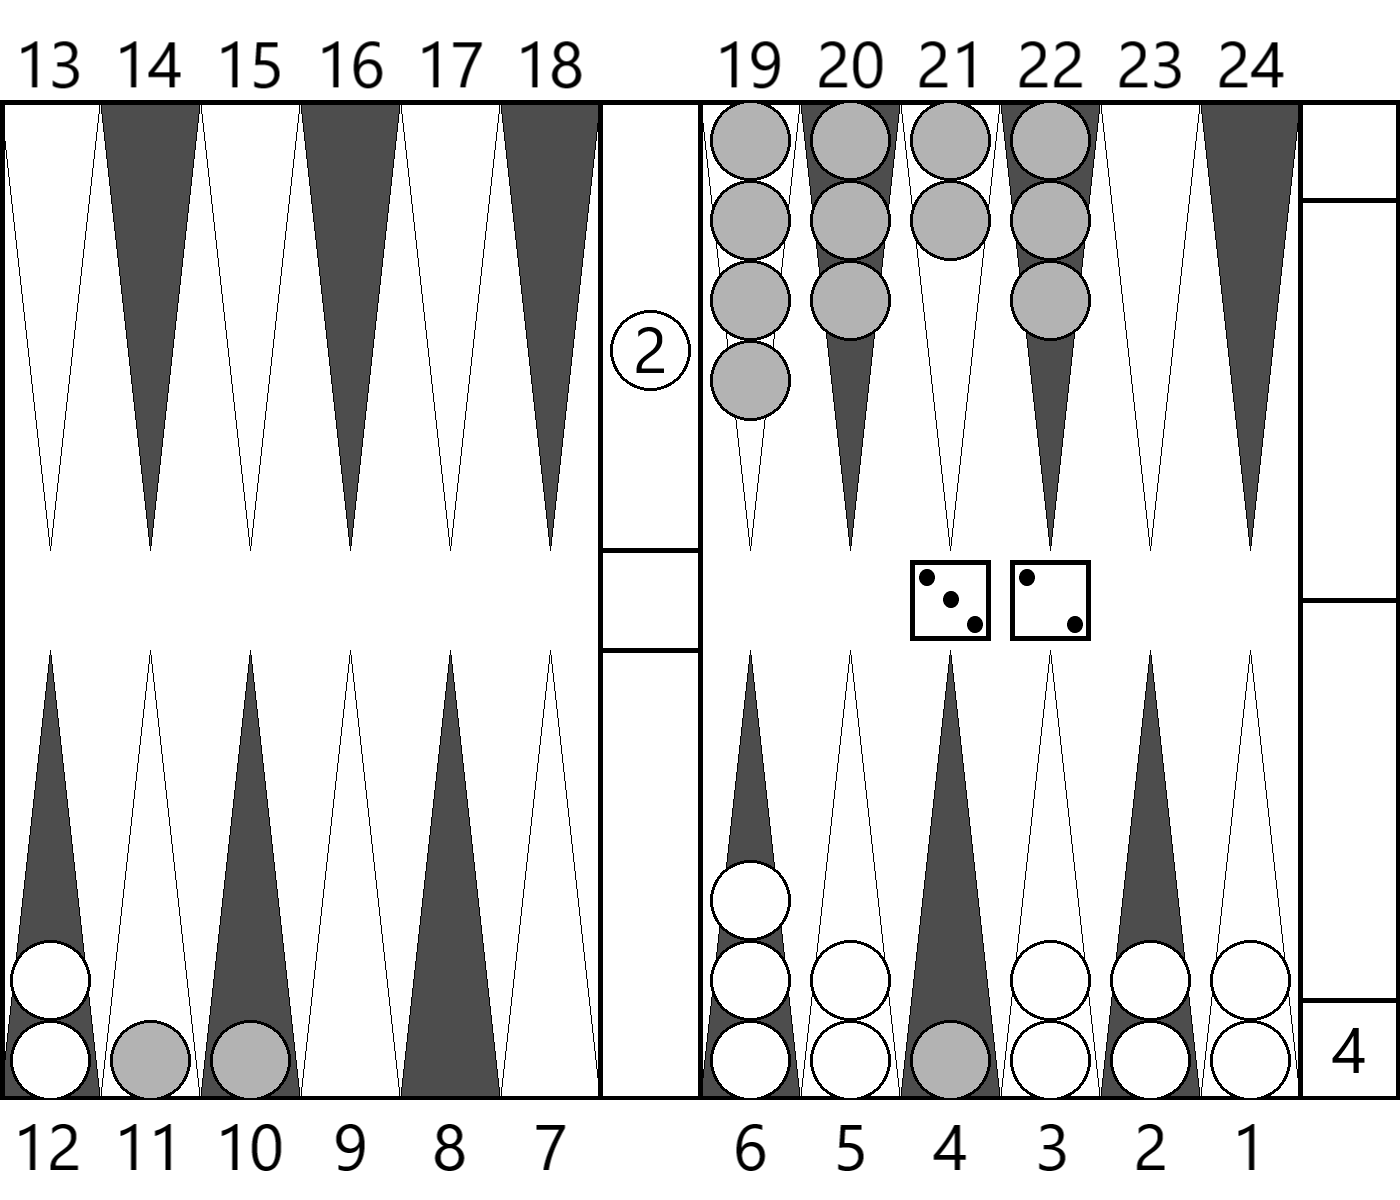

Source code (Python):
from PIL import Image,ImageDraw

import sys
import string

top_p = [chr(ord("a")+i) for i in range(16)]
bottom_p = [chr(ord("A")+i) for i in range(16)]
num_image = "number/"
WIDTH = 1400
HEIGHT = 1000
BLACK = (0, 0, 0)
CH_GRAY = (179, 179, 179)
WHITE = (255, 255, 255)
BOARD_GREY = (77, 77, 77)
RADIUS = 80
PNT_WIDTH = 100
MARGIN = (PNT_WIDTH -RADIUS) // 2

def draw_base(drawing):
  # each positions
  for i in range(6):
    if i % 2 == 0:
      drawing.polygon((i*PNT_WIDTH, 0, (i+1)*PNT_WIDTH - PNT_WIDTH//2, HEIGHT//2-PNT_WIDTH//2, (i+1)*PNT_WIDTH, 0), fill = WHITE, outline = BLACK)
      drawing.polygon((i*PNT_WIDTH + WIDTH//2, 0, (i+1)*PNT_WIDTH + WIDTH//2 - PNT_WIDTH//2, HEIGHT//2-PNT_WIDTH//2, (i+1)*PNT_WIDTH + WIDTH//2, 0), fill = WHITE, outline = BLACK)
      drawing.polygon(((i+1)*PNT_WIDTH, HEIGHT, (i+2)*PNT_WIDTH - 50, HEIGHT//2+PNT_WIDTH//2, (i+2)*PNT_WIDTH, HEIGHT), fill = WHITE, outline = BLACK)
      drawing.polygon(((i+1)*PNT_WIDTH + WIDTH//2, HEIGHT, (i+2)*PNT_WIDTH + WIDTH//2 - PNT_WIDTH//2, HEIGHT//2+PNT_WIDTH//2, (i+2)*PNT_WIDTH + 700, HEIGHT), fill = WHITE, outline = BLACK)
    else:
      drawing.polygon((i*PNT_WIDTH, 0, (i+1)*PNT_WIDTH - PNT_WIDTH//2, HEIGHT//2-PNT_WIDTH//2, (i+1)*PNT_WIDTH, 0), fill = BOARD_GREY, outline = BLACK)
      drawing.polygon((i*PNT_WIDTH + WIDTH//2, 0, (i+1)*PNT_WIDTH + WIDTH//2 - PNT_WIDTH//2, HEIGHT//2-PNT_WIDTH//2, (i+1)*PNT_WIDTH + WIDTH//2, 0), fill = BOARD_GREY, outline = BLACK)
      drawing.polygon(((i-1)*PNT_WIDTH, HEIGHT, i*PNT_WIDTH - PNT_WIDTH//2, HEIGHT//2+PNT_WIDTH//2, i*PNT_WIDTH, HEIGHT), fill = BOARD_GREY, outline = BLACK)
      drawing.polygon(((i-1)*PNT_WIDTH + WIDTH//2, HEIGHT, i*PNT_WIDTH + WIDTH//2 - PNT_WIDTH//2, HEIGHT//2+PNT_WIDTH//2, i*PNT_WIDTH + WIDTH//2, HEIGHT), fill = BOARD_GREY, outline = BLACK)

  # base rectangle
  drawing.rectangle((0, 0, WIDTH, HEIGHT), outline = BLACK, width = 5)

  # Goal line
  drawing.line((WIDTH - PNT_WIDTH, 0, WIDTH - PNT_WIDTH, HEIGHT), fill = BLACK, width = 5)

  # center lines
  drawing.line((WIDTH//2 - PNT_WIDTH, 0, WIDTH//2 - PNT_WIDTH, HEIGHT), fill = BLACK, width = 5)
  drawing.line((WIDTH//2, 0, WIDTH//2, HEIGHT), fill = BLACK, width = 5)

  # for cube area
  drawing.line((WIDTH - PNT_WIDTH, PNT_WIDTH, WIDTH, PNT_WIDTH), fill = BLACK, width = 5)
  drawing.line((WIDTH - PNT_WIDTH, HEIGHT-PNT_WIDTH, WIDTH, HEIGHT-PNT_WIDTH), fill = BLACK, width = 5)
  drawing.line((WIDTH - PNT_WIDTH, HEIGHT//2, WIDTH, HEIGHT//2), fill = BLACK, width = 5)

  # for center cube
  drawing.line((WIDTH//2-PNT_WIDTH, HEIGHT//2-PNT_WIDTH//2, WIDTH//2, HEIGHT//2-PNT_WIDTH//2), fill = BLACK, width = 5)
  drawing.line((WIDTH//2-PNT_WIDTH, HEIGHT//2+PNT_WIDTH//2, WIDTH//2, HEIGHT//2+PNT_WIDTH//2), fill = BLACK, width = 5)

  return drawing

def print_circle(pos, num, own, im, drawing):
  if pos == 0:
    drawing.ellipse((WIDTH//2-PNT_WIDTH+MARGIN, HEIGHT*3//4-PNT_WIDTH//2+MARGIN, WIDTH//2-MARGIN, HEIGHT*3//4+PNT_WIDTH//2-MARGIN), fill = CH_GRAY, outline = BLACK, width = 3)
    num_im = Image.open(num_image + str(num) + ".png")
    im.paste(num_im, (WIDTH//2-PNT_WIDTH+MARGIN, HEIGHT*3//4-PNT_WIDTH//2+MARGIN), mask = num_im)
  if 0 < pos and pos < 7:
    for i in range(num):
      if i > 4:
        num_im = Image.open(num_image + str(num) + ".png")
        im.paste(num_im, (WIDTH-PNT_WIDTH*(pos+1)+MARGIN, HEIGHT-RADIUS*5), mask = num_im)
        break
      if own == "b":
        drawing.ellipse((WIDTH-PNT_WIDTH*(pos+1)+MARGIN, HEIGHT-RADIUS*(i+1), WIDTH-PNT_WIDTH*pos-MARGIN, HEIGHT-RADIUS*i), fill = WHITE, outline = BLACK, width = 3)
      elif own == "t":
        drawing.ellipse((WIDTH-PNT_WIDTH*(pos+1)+MARGIN, HEIGHT-RADIUS*(i+1), WIDTH-PNT_WIDTH*pos-MARGIN, HEIGHT-RADIUS*i), fill = CH_GRAY, outline = BLACK, width = 3)
      else:
        print("Something wrong!")
        sys.exit()
  elif 7 <= pos and pos < 13:
    for i in range(num):
      if i > 4:
        num_im = Image.open(num_image + str(num) + ".png")
        im.paste(num_im, (WIDTH//2-(pos-5)*PNT_WIDTH+MARGIN, HEIGHT-RADIUS*5), mask = num_im)
        break
      if own == "b":
        drawing.ellipse((WIDTH//2-(pos-5)*PNT_WIDTH+MARGIN, HEIGHT-RADIUS*(i+1), WIDTH//2-(pos-6)*PNT_WIDTH-MARGIN, HEIGHT-RADIUS*i), fill = WHITE, outline = BLACK, width = 3)
      elif own == "t":
        drawing.ellipse((WIDTH//2-(pos-5)*PNT_WIDTH+MARGIN, HEIGHT-RADIUS*(i+1), WIDTH//2-(pos-6)*PNT_WIDTH-MARGIN, HEIGHT-RADIUS*i), fill = CH_GRAY, outline = BLACK, width = 3)
      else:
        print("Something wrong!")
        sys.exit()
  elif 13 <= pos and pos < 19:
    for i in range(num):
      if i > 4:
        num_im = Image.open(num_image + str(num) + ".png")
        im.paste(num_im, ((pos-13)*PNT_WIDTH+MARGIN, RADIUS*4), mask = num_im)
        break
      if own == "b":
        drawing.ellipse(((pos-13)*PNT_WIDTH+MARGIN, RADIUS*i, (pos-12)*PNT_WIDTH-MARGIN, RADIUS*(i+1)), fill = WHITE, outline = BLACK, width = 3)
      elif own == "t":
        drawing.ellipse(((pos-13)*PNT_WIDTH+MARGIN, RADIUS*i, (pos-12)*PNT_WIDTH-MARGIN, RADIUS*(i+1)), fill = CH_GRAY, outline = BLACK, width = 3)
      else:
        print("Something wrong!")
        sys.exit()
  elif 19 <= pos and pos < 25:
    for i in range(num):
      if i > 4:
        num_im = Image.open(num_image + str(num) + ".png")
        im.paste(num_im, (WIDTH//2+(pos-19)*PNT_WIDTH+MARGIN, RADIUS*4), mask = num_im)
        break
      if own == "b":
        drawing.ellipse((WIDTH//2+(pos-19)*PNT_WIDTH+MARGIN, RADIUS*i, WIDTH//2+(pos-18)*PNT_WIDTH-MARGIN, RADIUS*(i+1)), fill = WHITE, outline = BLACK, width = 3)
      elif own == "t":
        drawing.ellipse((WIDTH//2+(pos-19)*PNT_WIDTH+MARGIN, RADIUS*i, WIDTH//2+(pos-18)*PNT_WIDTH-MARGIN, RADIUS*(i+1)), fill = CH_GRAY, outline = BLACK, width = 3)
      else:
        print("Something wrong!")
        sys.exit()
  elif pos == 25:
    drawing.ellipse((WIDTH//2-PNT_WIDTH+MARGIN, HEIGHT//4-PNT_WIDTH//2+MARGIN, WIDTH//2-MARGIN, HEIGHT//4+PNT_WIDTH//2-MARGIN), fill = WHITE, outline = BLACK, width = 3)
    num_im = Image.open(num_image + str(num) + ".png")
    im.paste(num_im, (WIDTH//2-PNT_WIDTH+MARGIN, HEIGHT//4-PNT_WIDTH//2+MARGIN), mask = num_im)
  return drawing

def draw_pos(XGID, im, drawing):
  top_num = 15
  bottom_num = 15
  for i in range(26):
    if XGID[0][i] == "-":
      pass
    else:
      if XGID[0][i] in top_p:
        ch_num = top_p.index(XGID[0][i]) + 1
        top_num -= ch_num
        drawing = print_circle(i, ch_num, "t", im, drawing)
      elif XGID[0][i] in bottom_p:
        ch_num = bottom_p.index(XGID[0][i]) + 1
        bottom_num -= ch_num
        drawing = print_circle(i, ch_num, "b", im, drawing)
      else:
        print("Error at XGID positions.")
        sys.exit()
  if top_num < 0:
    print("Too small checkers for the top-player!")
  elif bottom_num < 0:
    print("Too small checkers for the bottom-player!")
  else:
    if top_num > 0:
      drawing.ellipse((WIDTH-PNT_WIDTH+MARGIN, HEIGHT//4, WIDTH-MARGIN, HEIGHT//4+RADIUS), fill = CH_GRAY, outline = BLACK, width = 3)
      num_im = Image.open(num_image + str(top_num) + ".png")
      im.paste(num_im, (WIDTH-PNT_WIDTH+MARGIN, HEIGHT//4), mask = num_im)
    if bottom_num > 0:
      drawing.ellipse((WIDTH-PNT_WIDTH+MARGIN, HEIGHT//2+PNT_WIDTH+RADIUS, WIDTH-MARGIN, HEIGHT//2+PNT_WIDTH+2*RADIUS), fill = WHITE, outline = BLACK, width = 3)
      num_im = Image.open(num_image + str(bottom_num) + ".png")
      im.paste(num_im, (WIDTH-PNT_WIDTH+MARGIN, HEIGHT//2+PNT_WIDTH+RADIUS), mask = num_im)
  return drawing

def draw_cube(XGID, im, drawing):
  if int(XGID[2]) == 0:
    num_im = Image.open(num_image + "64.png")
    num_im = num_im.rotate(90)
    im.paste(num_im, (WIDTH//2-PNT_WIDTH+MARGIN, HEIGHT//2-PNT_WIDTH//2+MARGIN), mask = num_im)
    return drawing
  elif int(XGID[2]) == 1:
    cube_num = 2**(int(XGID[1]))
    num_im = Image.open(num_image + str(cube_num) + ".png")
    im.paste(num_im, (WIDTH-PNT_WIDTH+MARGIN, HEIGHT-PNT_WIDTH+MARGIN), mask = num_im)
    return drawing
  elif int(XGID[2]) == -1:
    cube_num = 2**(int(XGID[1]))
    num_im = Image.open(num_image + str(cube_num) + ".png")
    num_im = num_im.rotate(180)
    im.paste(num_im, (WIDTH-PNT_WIDTH+MARGIN, MARGIN), mask = num_im)
    return drawing
  else:
    print("Doubling cube Error")
    sys.exit()

def draw_dice(XGID, im, drawing):
  if int(XGID[3]) == 1:
    if XGID[4] == "00":
      return drawing
    dice1 = XGID[4][0]
    dice2 = XGID[4][1]
    if not (0 < int(dice1) and int(dice1) < 7):
      print("Cube1 number Error")
      sys.exit()
    if not (0 < int(dice2) and int(dice2) < 7):
      print("Cube2 number Error")
      sys.exit()
    dice1_im = Image.open(num_image + "dice_" + dice1 + ".png")
    dice2_im = Image.open(num_image + "dice_" + dice2 + ".png")
    drawing.rectangle((WIDTH//2+2*PNT_WIDTH+MARGIN, HEIGHT//2-PNT_WIDTH//2+MARGIN, WIDTH//2+2*PNT_WIDTH+RADIUS+MARGIN, HEIGHT//2-PNT_WIDTH//2+RADIUS+MARGIN), outline = BLACK, width = 5)
    drawing.rectangle((WIDTH//2+3*PNT_WIDTH+MARGIN, HEIGHT//2-PNT_WIDTH//2+MARGIN, WIDTH//2+3*PNT_WIDTH+RADIUS+MARGIN, HEIGHT//2-PNT_WIDTH//2+RADIUS+MARGIN), outline = BLACK, width = 5)
    im.paste(dice1_im, (WIDTH//2+2*PNT_WIDTH+MARGIN, HEIGHT//2-PNT_WIDTH//2+MARGIN), mask = dice1_im)
    im.paste(dice2_im, (WIDTH//2+3*PNT_WIDTH+MARGIN, HEIGHT//2-PNT_WIDTH//2+MARGIN), mask = dice2_im)
    return drawing
  elif int(XGID[3]) == -1:
    if XGID[4] == "00":
      return drawing
    dice1 = XGID[4][0]
    dice2 = XGID[4][1]
    if not (0 < int(dice1) and int(dice1) < 7):
      print("Cube1 number Error")
      sys.exit()
    if not (0 < int(dice2) and int(dice2) < 7):
      print("Cube2 number Error")
      sys.exit()
    dice1_im = Image.open(num_image + "dice_" + dice1 + ".png")
    dice2_im = Image.open(num_image + "dice_" + dice2 + ".png")
    drawing.rectangle((2*PNT_WIDTH+MARGIN, HEIGHT//2-PNT_WIDTH//2+MARGIN, 2*PNT_WIDTH+RADIUS+MARGIN, HEIGHT//2-PNT_WIDTH//2+RADIUS+MARGIN), fill = CH_GRAY, outline = BLACK, width = 5)
    drawing.rectangle((3*PNT_WIDTH+MARGIN, HEIGHT//2-PNT_WIDTH//2+MARGIN, 3*PNT_WIDTH+RADIUS+MARGIN, HEIGHT//2-PNT_WIDTH//2+RADIUS+MARGIN), fill = CH_GRAY, outline = BLACK, width = 5)
    im.paste(dice1_im, (2*PNT_WIDTH+MARGIN, HEIGHT//2-PNT_WIDTH//2+MARGIN), mask = dice1_im)
    im.paste(dice2_im, (3*PNT_WIDTH+MARGIN, HEIGHT//2-PNT_WIDTH//2+MARGIN), mask = dice2_im)
    return drawing
  else:
    print("Turn Error")
    sys.exit()

im = Image.new('RGB',(WIDTH, HEIGHT), WHITE)
draw = ImageDraw.Draw(im)

args = sys.argv

if len(args) != 2:
  print("Must input XGID!")
  sys.exit()

XGID = args[1]

if XGID[0:5] == "XGID=":
  XGID = XGID[5:]

XGID = XGID.split(":")

# checking correct XGID
if len(XGID) != 10:
  print("Incorrect XGID!")
  sys.exit()

draw = draw_base(draw)
draw = draw_pos(XGID, im, draw)
draw = draw_cube(XGID, im, draw)
draw = draw_dice(XGID, im, draw)

im_base = Image.open(num_image + "pos.png")
im_base.paste(im, (0, PNT_WIDTH))

im_base.save("gammon.png", quality = 95)

you = int(XGID[5])
oppo = int(XGID[6])
craw = int(XGID[7])
length = int(XGID[8])
pnt_you = length - you
pnt_oppo = length - oppo

if pnt_you == 1 and not craw:
  craw = "Post Crawfold"
elif pnt_oppo == 1 and not craw:
  craw = "Post Crawfold"

if craw:
  craw = "Crawfold"
else:
  craw = ""

print(f'Match: {length} Point(s).   Score: {you}({pnt_you} away) - {oppo}({pnt_oppo} away) {craw}')